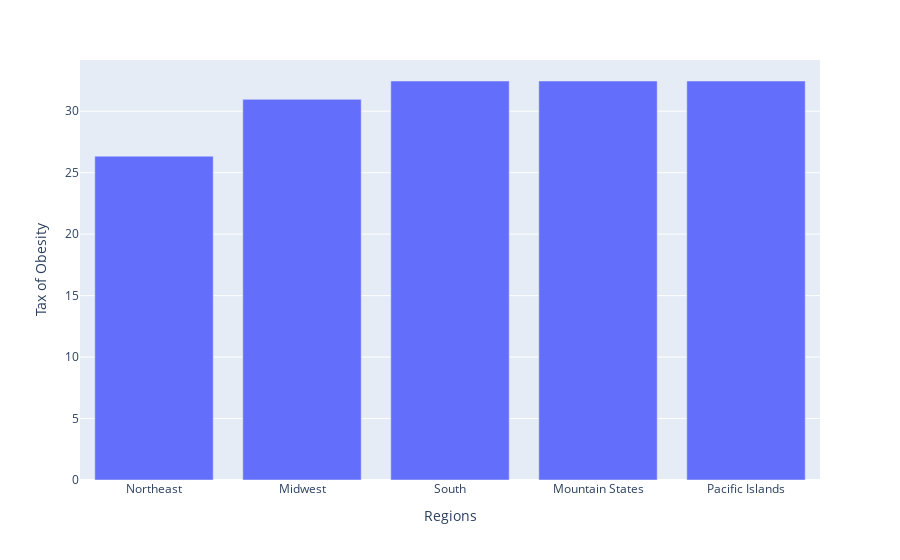

This figure's notebook cell:
### Markdown cell above
### The regions of _Pacific islands_ and _Montains States_ needs more attencion, because these regions have less states and they have the greatest of obesity of allover the USA. The _South Region_ have the same rate, however is the region with most people and states.

### Code cell
fig1.show()

### Figure 1 — Plotly figure (JSON) as saved in the notebook; plotly's stock layout.template omitted (floating-point values rounded to 4 significant figures)
{"data": [{"alignmentgroup": "True", "hovertemplate": "x=%{x}<br>y=%{y}<extra></extra>", "legendgroup": "", "marker": {"color": "#636efa", "pattern": {"shape": ""}}, "name": "", "offsetgroup": "", "orientation": "v", "showlegend": false, "textposition": "auto", "type": "bar", "x": ["Northeast", "Midwest", "South", "Mountain States", "Pacific Islands"], "xaxis": "x", "y": [26.34, 30.96, 32.46, 32.46, 32.46], "yaxis": "y"}], "layout": {"barmode": "relative", "legend": {"tracegroupgap": 0}, "margin": {"t": 60}, "xaxis": {"anchor": "y", "domain": [0, 1], "title": {"text": "Regions"}}, "yaxis": {"anchor": "x", "domain": [0, 1], "title": {"text": "Tax of Obesity"}}}}
